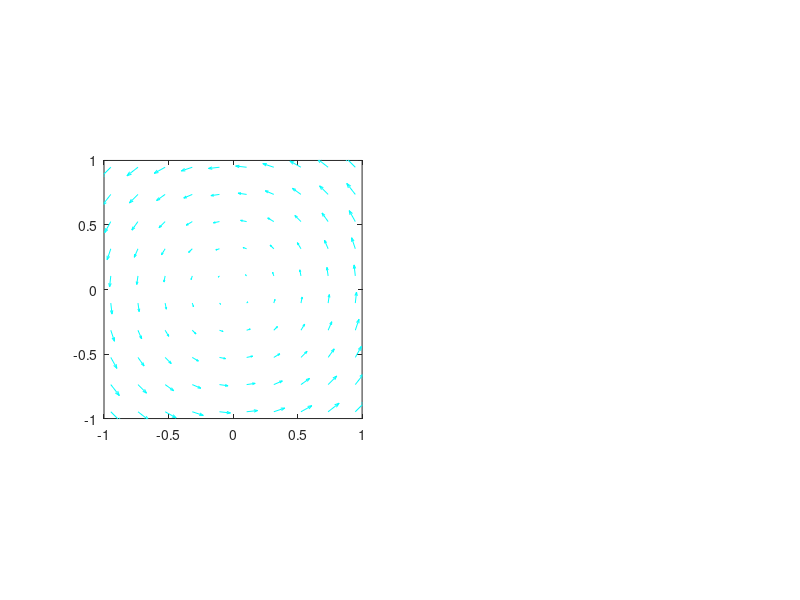

Write the MATLAB code that produced this figure. (Note: this script raises an error after producing the figure.)
clear all
clf%ose all
clc

%%%%%%%%%%%%%%%%%%%%%%%%%%%%%%%%%%%%%%%%%%%%%%%%%%%%%%%%%%%%%%%%%%%%%%%%%%%
subplot(1,2,1)
x = linspace(-2,2,20);
x = x'*ones(size(x));
y=x';
quiver(x,y,-y,x,'c')
axis([-1 1 -1 1])
axis square
hold on

%%%%%%%%%%%%%%%%%%%%%%%%%%%%%%%%%%%%%%%%%%%%%%%%%%%%%%%%%%%%%%%%%%%%%%%%%%%

N = 12;
tf = 2*pi;
x0 = 1;
y0 = 0;

t = GLLnodes(N);

[s0,w] = Gnodes(ceil((N+1)/2));


A = kron(eye(2),eye(N)-diag(ones(1,N-1),-1));
B = zeros(2*N,1);

for i=1:N

        s = (t(i)+t(i+1))/2+(t(i+1)-t(i))/2*s0;
        h = LagrangeVal(s,N,1);
        
        B(i,1)   = ((t(i+1)-t(i))/2*tf/2*sum(w.*h(1,:)));
        B(i+N,1) = B(i,1);
        
    for k=1:N
       
        A(i,k+N) = (t(i+1)-t(i))/2*tf/2*sum(w.*h(k+1,:));

        A(i+N,k) = -A(i,k+N);
    end
    
end

B = [-y0*ones(N,1) ; x0*ones(N,1)].*B;
B(1,1)   = B(1,1)   + x0;
B(N+1,1) = B(N+1,1) + y0;

gamma = A\B;

x = [x0 ; gamma(1:N)];
y = [y0 ; gamma(N+1:2*N)];

n = 1000;
tt = linspace(-1,1,n);
hh = LagrangeVal(tt,N,1);
xx = x'*hh;
yy = y'*hh;

subplot(1,2,1)
plot(xx,yy)
hold on
plot(x(1),y(1),'og')
plot(x(N+1),y(N+1),'or')
plot(x(2:N),y(2:N),'x')
axis([-2 2 -2 2])
axis square
grid on


%%%%%%%%%%%%%%%%%%%%%%%%%%%%%%%%%%%%%%%%%%%%%%%%%%%%%%%%%%%%%%%%%%%%%%%%%%%

tt_ex = linspace(0,tf,n);
exact = [cos(tt_ex) ; sin(tt_ex)];

error = sqrt( (exact(1,:)-xx).^2 + (exact(2,:)-yy).^2 );
% error = (error==0).*eps+error;

subplot(1,2,2)
semilogy(tt_ex,error,'-')
hold on
semilogy(tt_ex([1 end]),error([1 end]),'or')
